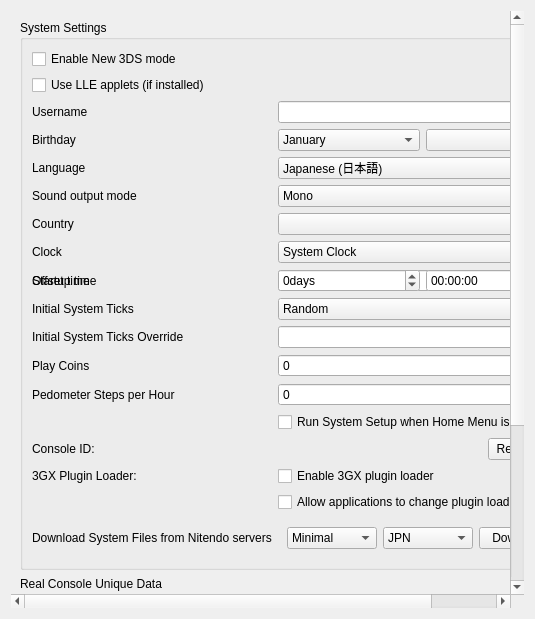
<?xml version="1.0" encoding="UTF-8"?>
<ui version="4.0">
 <class>ConfigureSystem</class>
 <widget class="QWidget" name="ConfigureSystem">
  <property name="geometry">
   <rect>
    <x>0</x>
    <y>0</y>
    <width>535</width>
    <height>619</height>
   </rect>
  </property>
  <property name="windowTitle">
   <string>Form</string>
  </property>
  <layout class="QVBoxLayout" name="verticalLayout_scrollbar">
   <item>
    <widget class="QScrollArea" name="scrollArea">
     <property name="minimumSize">
      <size>
       <width>0</width>
       <height>480</height>
      </size>
     </property>
     <property name="frameShape">
      <enum>QFrame::NoFrame</enum>
     </property>
     <property name="lineWidth">
      <number>1</number>
     </property>
     <property name="widgetResizable">
      <bool>true</bool>
     </property>
     <widget class="QWidget" name="scrollAreaWidgetContents">
      <property name="geometry">
       <rect>
        <x>0</x>
        <y>0</y>
        <width>422</width>
        <height>500</height>
       </rect>
      </property>
      <layout class="QHBoxLayout" name="horizontalLayout">
       <item>
        <layout class="QVBoxLayout" name="verticalLayout">
         <item>
          <widget class="QGroupBox" name="group_system_settings">
           <property name="title">
            <string>System Settings</string>
           </property>
           <layout class="QGridLayout" name="gridLayout">
            <item row="1" column="0">
             <widget class="QCheckBox" name="toggle_new_3ds">
              <property name="text">
               <string>Enable New 3DS mode</string>
              </property>
             </widget>
            </item>
            <item row="2" column="0">
             <widget class="QCheckBox" name="toggle_lle_applets">
              <property name="text">
               <string>Use LLE applets (if installed)</string>
              </property>
             </widget>
            </item>
            <item row="3" column="1">
             <widget class="QLineEdit" name="edit_username">
              <property name="sizePolicy">
               <sizepolicy hsizetype="Preferred" vsizetype="Fixed">
                <horstretch>0</horstretch>
                <verstretch>0</verstretch>
               </sizepolicy>
              </property>
              <property name="maxLength">
               <number>10</number>
              </property>
             </widget>
            </item>
            <item row="3" column="0">
             <widget class="QLabel" name="label_username">
              <property name="text">
               <string>Username</string>
              </property>
             </widget>
            </item>
            <item row="4" column="0">
             <widget class="QLabel" name="label_birthday">
              <property name="text">
               <string>Birthday</string>
              </property>
             </widget>
            </item>
            <item row="4" column="1">
             <layout class="QHBoxLayout" name="horizontalLayout_birthday2">
              <item>
               <widget class="QComboBox" name="combo_birthmonth">
                <item>
                 <property name="text">
                  <string>January</string>
                 </property>
                </item>
                <item>
                 <property name="text">
                  <string>February</string>
                 </property>
                </item>
                <item>
                 <property name="text">
                  <string>March</string>
                 </property>
                </item>
                <item>
                 <property name="text">
                  <string>April</string>
                 </property>
                </item>
                <item>
                 <property name="text">
                  <string>May</string>
                 </property>
                </item>
                <item>
                 <property name="text">
                  <string>June</string>
                 </property>
                </item>
                <item>
                 <property name="text">
                  <string>July</string>
                 </property>
                </item>
                <item>
                 <property name="text">
                  <string>August</string>
                 </property>
                </item>
                <item>
                 <property name="text">
                  <string>September</string>
                 </property>
                </item>
                <item>
                 <property name="text">
                  <string>October</string>
                 </property>
                </item>
                <item>
                 <property name="text">
                  <string>November</string>
                 </property>
                </item>
                <item>
                 <property name="text">
                  <string>December</string>
                 </property>
                </item>
               </widget>
              </item>
              <item>
               <widget class="QComboBox" name="combo_birthday"/>
              </item>
             </layout>
            </item>
            <item row="5" column="0">
             <widget class="QLabel" name="label_language">
              <property name="text">
               <string>Language</string>
              </property>
             </widget>
            </item>
            <item row="5" column="1">
             <widget class="QComboBox" name="combo_language">
              <property name="toolTip">
               <string>Note: this can be overridden when region setting is auto-select</string>
              </property>
              <item>
               <property name="text">
                <string>Japanese (日本語)</string>
               </property>
              </item>
              <item>
               <property name="text">
                <string>English</string>
               </property>
              </item>
              <item>
               <property name="text">
                <string>French (français)</string>
               </property>
              </item>
              <item>
               <property name="text">
                <string>German (Deutsch)</string>
               </property>
              </item>
              <item>
               <property name="text">
                <string>Italian (italiano)</string>
               </property>
              </item>
              <item>
               <property name="text">
                <string>Spanish (español)</string>
               </property>
              </item>
              <item>
               <property name="text">
                <string>Simplified Chinese (简体中文)</string>
               </property>
              </item>
              <item>
               <property name="text">
                <string>Korean (한국어)</string>
               </property>
              </item>
              <item>
               <property name="text">
                <string>Dutch (Nederlands)</string>
               </property>
              </item>
              <item>
               <property name="text">
                <string>Portuguese (português)</string>
               </property>
              </item>
              <item>
               <property name="text">
                <string>Russian (Русский)</string>
               </property>
              </item>
              <item>
               <property name="text">
                <string>Traditional Chinese (正體中文)</string>
               </property>
              </item>
             </widget>
            </item>
            <item row="6" column="0">
             <widget class="QLabel" name="label_sound">
              <property name="text">
               <string>Sound output mode</string>
              </property>
             </widget>
            </item>
            <item row="6" column="1">
             <widget class="QComboBox" name="combo_sound">
              <item>
               <property name="text">
                <string>Mono</string>
               </property>
              </item>
              <item>
               <property name="text">
                <string>Stereo</string>
               </property>
              </item>
              <item>
               <property name="text">
                <string>Surround</string>
               </property>
              </item>
             </widget>
            </item>
            <item row="7" column="0">
             <widget class="QLabel" name="label_country">
              <property name="text">
               <string>Country</string>
              </property>
             </widget>
            </item>
            <item row="7" column="1">
             <widget class="QComboBox" name="combo_country"/>
            </item>
            <item row="8" column="0">
             <widget class="QLabel" name="label_init_clock">
              <property name="text">
               <string>Clock</string>
              </property>
             </widget>
            </item>
            <item row="8" column="1">
             <widget class="QComboBox" name="combo_init_clock">
              <item>
               <property name="text">
                <string>System Clock</string>
               </property>
              </item>
              <item>
               <property name="text">
                <string>Fixed Time</string>
               </property>
              </item>
             </widget>
            </item>
            <item row="9" column="0">
             <widget class="QLabel" name="label_init_time">
              <property name="text">
               <string>Startup time</string>
              </property>
             </widget>
            </item>
            <item row="9" column="1">
             <widget class="QDateTimeEdit" name="edit_init_time">
              <property name="displayFormat">
               <string>yyyy-MM-ddTHH:mm:ss</string>
              </property>
             </widget>
            </item>
            <item row="9" column="0">
             <widget class="QLabel" name="label_init_time_offset">
              <property name="text">
               <string>Offset time</string>
              </property>
             </widget>
            </item>
            <item row="9" column="1">
             <layout class="QGridLayout" name="edit_init_time_offset_grid">
              <item row="0" column="0">
               <widget class="QSpinBox" name="edit_init_time_offset_days">
                <property name="suffix">
                 <string>days</string>
                </property>
                <property name="minimum">
                 <number>-2147483648</number>
                </property>
                <property name="maximum">
                 <number>2147483647</number>
                </property>
               </widget>
              </item>
              <item row="0" column="1">
               <widget class="QTimeEdit" name="edit_init_time_offset_time">
                <property name="displayFormat">
                 <string>HH:mm:ss</string>
                </property>
               </widget>
              </item>
             </layout>
            </item>
            <item row="10" column="0">
             <widget class="QLabel" name="label_init_ticks_type">
              <property name="text">
               <string>Initial System Ticks</string>
              </property>
             </widget>
            </item>
            <item row="10" column="1">
             <widget class="QComboBox" name="combo_init_ticks_type">
              <item>
               <property name="text">
                <string>Random</string>
               </property>
              </item>
              <item>
               <property name="text">
                <string>Fixed</string>
               </property>
              </item>
             </widget>
            </item>
            <item row="11" column="0">
             <widget class="QLabel" name="label_init_ticks_value">
              <property name="text">
               <string>Initial System Ticks Override</string>
              </property>
             </widget>
            </item>
            <item row="11" column="1">
             <widget class="QLineEdit" name="edit_init_ticks_value">
              <property name="sizePolicy">
               <sizepolicy hsizetype="Preferred" vsizetype="Fixed">
                <horstretch>0</horstretch>
                <verstretch>0</verstretch>
               </sizepolicy>
              </property>
              <property name="maxLength">
               <number>20</number>
              </property>
             </widget>
            </item>
            <item row="12" column="0">
             <widget class="QLabel" name="label_play_coins">
              <property name="text">
               <string>Play Coins</string>
              </property>
             </widget>
            </item>
            <item row="12" column="1">
             <widget class="QSpinBox" name="spinBox_play_coins">
              <property name="maximum">
               <number>300</number>
              </property>
             </widget>
            </item>
            <item row="13" column="0">
              <widget class="QLabel" name="label_steps_per_hour">
                <property name="toolTip">
                 <string>&lt;html&gt;&lt;head/&gt;&lt;body&gt;&lt;p&gt;Number of steps per hour reported by the pedometer. Range from 0 to 65,535.&lt;/p&gt;&lt;/body&gt;&lt;/html&gt;</string>
                </property>
                <property name="text">
                  <string>Pedometer Steps per Hour</string>
                </property>
              </widget>
            </item>
            <item row="13" column="1">
              <widget class="QSpinBox" name="spinBox_steps_per_hour">
                <property name="maximum">
                  <number>9999</number>
                </property>
              </widget>
            </item>
            <item row="14" column="1">
             <widget class="QCheckBox" name="toggle_system_setup">
              <property name="text">
               <string>Run System Setup when Home Menu is launched</string>
              </property>
             </widget>
            </item>
            <item row="15" column="0">
             <widget class="QLabel" name="label_console_id">
              <property name="text">
               <string>Console ID:</string>
              </property>
             </widget>
            </item>
            <item row="15" column="1">
             <widget class="QPushButton" name="button_regenerate_console_id">
              <property name="sizePolicy">
               <sizepolicy hsizetype="Fixed" vsizetype="Fixed">
                <horstretch>0</horstretch>
                <verstretch>0</verstretch>
               </sizepolicy>
              </property>
              <property name="layoutDirection">
               <enum>Qt::RightToLeft</enum>
              </property>
              <property name="text">
               <string>Regenerate</string>
              </property>
             </widget>
            </item>
            <item row="16" column="0">
             <widget class="QLabel" name="label_plugin_loader">
              <property name="text">
               <string>3GX Plugin Loader:</string>
              </property>
             </widget>
            </item>
            <item row="16" column="1">
             <widget class="QCheckBox" name="plugin_loader">
              <property name="text">
               <string>Enable 3GX plugin loader</string>
              </property>
             </widget>
            </item>
            <item row="17" column="1">
             <widget class="QCheckBox" name="allow_plugin_loader">
              <property name="text">
               <string>Allow applications to change plugin loader state</string>
              </property>
             </widget>
            </item>
            <item row="18" column="0">
             <widget class="QLabel" name="label_nus_download">
              <property name="text">
               <string>Download System Files from Nitendo servers</string>
              </property>
             </widget>
            </item>
            <item row="18" column="1">
             <widget class="QWidget" name="body_nus_download">
              <layout class="QHBoxLayout" name="horizontalLayout_nus_download">
               <item>
                <widget class="QComboBox" name="combo_download_set">
                 <item>
                  <property name="text">
                   <string>Minimal</string>
                  </property>
                 </item>
                 <item>
                  <property name="text">
                   <string>Old 3DS</string>
                  </property>
                 </item>
                 <item>
                  <property name="text">
                   <string>New 3DS</string>
                  </property>
                 </item>
                </widget>
               </item>
               <item>
                <widget class="QComboBox" name="combo_download_region">
                 <item>
                  <property name="text">
                   <string>JPN</string>
                  </property>
                 </item>
                 <item>
                  <property name="text">
                   <string>USA</string>
                  </property>
                 </item>
                 <item>
                  <property name="text">
                   <string>EUR</string>
                  </property>
                 </item>
                 <item>
                  <property name="text">
                   <string>AUS</string>
                  </property>
                 </item>
                 <item>
                  <property name="text">
                   <string>CHN</string>
                  </property>
                 </item>
                 <item>
                  <property name="text">
                   <string>KOR</string>
                  </property>
                 </item>
                 <item>
                  <property name="text">
                   <string>TWN</string>
                  </property>
                 </item>
                </widget>
               </item>
               <item>
                <widget class="QPushButton" name="button_start_download">
                 <property name="sizePolicy">
                  <sizepolicy hsizetype="Fixed" vsizetype="Fixed">
                   <horstretch>0</horstretch>
                   <verstretch>0</verstretch>
                  </sizepolicy>
                 </property>
                 <property name="layoutDirection">
                  <enum>Qt::RightToLeft</enum>
                 </property>
                 <property name="text">
                  <string>Download</string>
                 </property>
                </widget>
               </item>
              </layout>
             </widget>
            </item>
           </layout>
          </widget>
         </item>
         <item>
          <widget class="QGroupBox" name="group_real_console_unique_data">
           <property name="title">
            <string>Real Console Unique Data</string>
           </property>
           <layout class="QGridLayout" name="gridLayout1">
            <item row="1" column="0">
             <widget class="QLabel" name="label_secure_info">
              <property name="text">
               <string>SecureInfo_A/B</string>
              </property>
             </widget>
            </item>
            <item row="1" column="1">
             <widget class="QWidget" name="secure_info">
              <layout class="QHBoxLayout" name="horizontalLayout_secure_info">
               <item>
                <widget class="QLabel" name="label_secure_info_status">
                 <property name="text">
                  <string/>
                 </property>
                </widget>
               </item>
               <item>
                <widget class="QPushButton" name="button_secure_info">
                 <property name="sizePolicy">
                  <sizepolicy hsizetype="Fixed" vsizetype="Fixed">
                   <horstretch>0</horstretch>
                   <verstretch>0</verstretch>
                  </sizepolicy>
                 </property>
                 <property name="layoutDirection">
                  <enum>Qt::RightToLeft</enum>
                 </property>
                 <property name="text">
                  <string>Choose</string>
                 </property>
                </widget>
               </item>
              </layout>
             </widget>
            </item>
            <item row="2" column="0">
             <widget class="QLabel" name="label_friend_code_seed">
              <property name="text">
               <string>LocalFriendCodeSeed_A/B</string>
              </property>
             </widget>
            </item>
            <item row="2" column="1">
             <widget class="QWidget" name="friend_code_seed">
              <layout class="QHBoxLayout" name="horizontalLayout_friend_code_seed">
               <item>
                <widget class="QLabel" name="label_friend_code_seed_status">
                 <property name="text">
                  <string/>
                 </property>
                </widget>
               </item>
               <item>
                <widget class="QPushButton" name="button_friend_code_seed">
                 <property name="sizePolicy">
                  <sizepolicy hsizetype="Fixed" vsizetype="Fixed">
                   <horstretch>0</horstretch>
                   <verstretch>0</verstretch>
                  </sizepolicy>
                 </property>
                 <property name="layoutDirection">
                  <enum>Qt::RightToLeft</enum>
                 </property>
                 <property name="text">
                  <string>Choose</string>
                 </property>
                </widget>
               </item>
              </layout>
             </widget>
            </item>
            <item row="3" column="0">
             <widget class="QLabel" name="label_ct_cert">
              <property name="text">
               <string>CTCert</string>
              </property>
             </widget>
            </item>
            <item row="3" column="1">
             <widget class="QWidget" name="ct_cert">
              <layout class="QHBoxLayout" name="horizontalLayout_ct_cert">
               <item>
                <widget class="QLabel" name="label_ct_cert_status">
                 <property name="text">
                  <string/>
                 </property>
                </widget>
               </item>
               <item>
                <widget class="QPushButton" name="button_ct_cert">
                 <property name="sizePolicy">
                  <sizepolicy hsizetype="Fixed" vsizetype="Fixed">
                   <horstretch>0</horstretch>
                   <verstretch>0</verstretch>
                  </sizepolicy>
                 </property>
                 <property name="layoutDirection">
                  <enum>Qt::RightToLeft</enum>
                 </property>
                 <property name="text">
                  <string>Choose</string>
                 </property>
                </widget>
               </item>
              </layout>
             </widget>
            </item>
           </layout>
          </widget>
         </item>
         <item>
          <widget class="QLabel" name="label_disable_info">
           <property name="text">
            <string>System settings are available only when applications is not running.</string>
           </property>
           <property name="wordWrap">
            <bool>true</bool>
           </property>
          </widget>
         </item>
         <item>
          <spacer name="verticalSpacer">
           <property name="orientation">
            <enum>Qt::Vertical</enum>
           </property>
           <property name="sizeHint" stdset="0">
            <size>
             <width>20</width>
             <height>40</height>
            </size>
           </property>
          </spacer>
         </item>
        </layout>
       </item>
      </layout>
     </widget>
    </widget>
   </item>
  </layout>
 </widget>
 <tabstops>
  <tabstop>toggle_new_3ds</tabstop>
  <tabstop>edit_username</tabstop>
  <tabstop>combo_birthmonth</tabstop>
  <tabstop>combo_birthday</tabstop>
  <tabstop>combo_language</tabstop>
  <tabstop>combo_sound</tabstop>
  <tabstop>combo_country</tabstop>
  <tabstop>combo_init_clock</tabstop>
  <tabstop>edit_init_time</tabstop>
  <tabstop>spinBox_play_coins</tabstop>
  <tabstop>spinBox_steps_per_hour</tabstop>
  <tabstop>button_regenerate_console_id</tabstop>
 </tabstops>
 <resources/>
 <connections/>
</ui>
